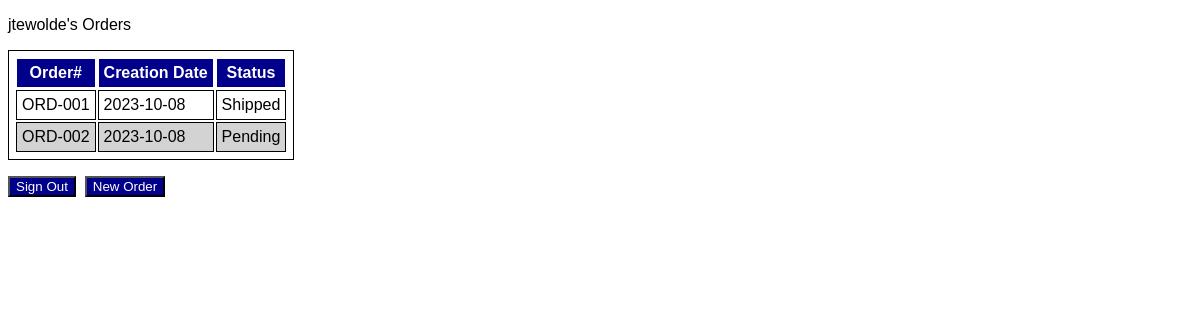
The page /orders (signed in) on the database its author committed.
### app/models.py (models this page shows)
class User(db.Model, UserMixin):
    __tablename__ = "users"
    id = db.Column(db.String, primary_key=True) # user id
    email = db.Column(db.String, unique=False, nullable=False) # email address
    passwd = db.Column(db.String) # password
    creation_date = db.Column(db.String) # date of creation
    role = db.Column(db.String) # user role

class Order(db.Model):
    __tablename__ = "orders"
    number = db.Column(db.String(), primary_key=True) # order number
    creation_date = db.Column(db.String()) # order creation date
    status = db.Column(db.String()) # order status
    items = db.relationship("Item", cascade="delete") # order items
    reseller_id = db.Column(db.String, db.ForeignKey("resellers.id"), primary_key = True) # user id

### app/routes.py (the view)
@app.route('/orders')
@login_required
def orders(): # COMPLETE
    if current_user.role == "admin" : # This line's purpose is to check if the current user is an admin
        all_orders = Order.query.all() # This line's purpose is to get the list of all orders
        return render_template('admin_orders.html', orders = all_orders) # This line's purpose is to render the orders page with the list of all orders
    else: # This line's purpose is to check if the current user is a reseller
        reselleruser_orders = Order.query.filter_by(reseller_id=current_user.id).all() # This line's purpose is to get the list of orders from the signed-in reselleruser (current_user)
        return render_template('orders.html', orders=reselleruser_orders)

### app/__init__.py (called while the page is built)
@login_manager.user_loader
def load_user(id):
    try:
        return db.session.query(User).filter(User.id==id).one()
    except:
        return None

### templates/orders.html (shortened to what this page needs)
{% extends 'base.html' %}
{% block main %}
    <p>{{ current_user.id }}'s Orders</p>
    <table>
        <tr>
            <th>Order#</th>
            <th>Creation Date</th>
            <th>Status</th>
        </tr>
        {% for order in orders %}
            {% if loop.index % 2 == 0 %}
                <tr class="even_row">
            {% else %}
                <tr class="odd_row">
            {% endif %}
                    <td>{{ order.number }}</td>
                    <td>{{ order.creation_date }}</td>
                    <td>{{ order.status }}</td>
                </tr>
        {% endfor %}
    </table>
    <p />
    <button type="button" class="button" onclick="simple_action('{{ url_for('users_signout') }}')">Sign Out</button>&nbsp;&nbsp;<button type="button" class="button" onclick="simple_action('{{ url_for('orders_create') }}')">New Order</button>
{% endblock %}

### static/style.css (style rules this page uses)
body { font-family: Arial, Helvetica, sans-serif; font-size: medium; }
table, th, td { border: 1px solid; padding: 5px }
th { background-color: darkblue; color: white }
.odd_row { background-color: white; }
.even_row { background-color: lightgray; }
.button { background-color: darkblue; color: white; }

### rows shown on the page
User: id "jtewolde"
Order: number "ORD-001", creation_date "2023-10-08", status "Shipped"
Order: number "ORD-002", creation_date "2023-10-08", status "Pending"
